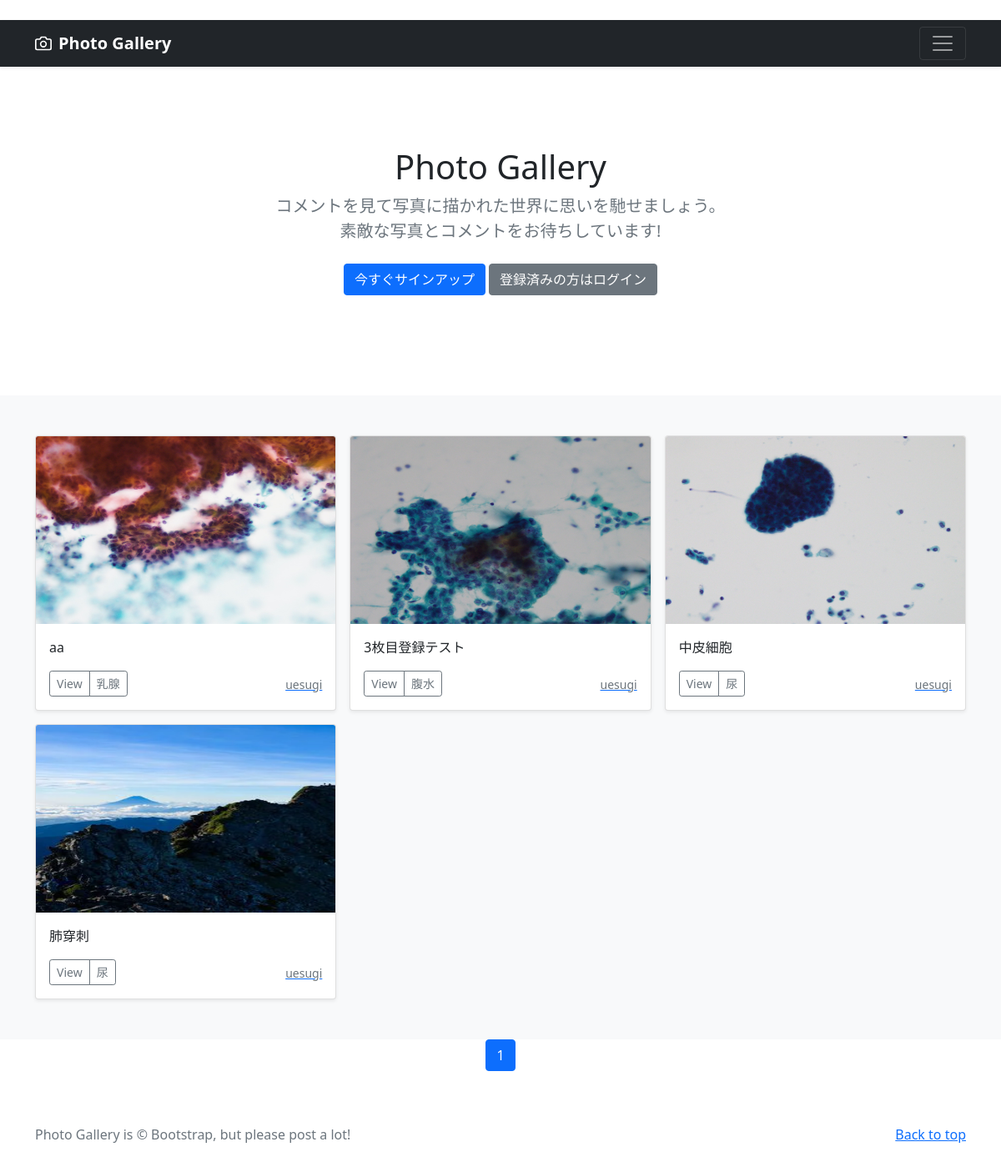
The page / on the database its author committed.
### photo/models.py (models this page shows, shortened)
class PhotoPost(models.Model):
    user = models.ForeignKey(
        CustomUser,
        verbose_name='ユーザー',
        on_delete=models.CASCADE
        )
    category = models.ForeignKey(
        Category,
        verbose_name='カテゴリ',
        on_delete=models.PROTECT
        )
    title = models.CharField(
        verbose_name='タイトル', # フィールドのタイトル
        max_length=200        # 最大文字数は200
        )
    comment = models.TextField(
        verbose_name='コメント',  # フィールドのタイトル
        )
    image1 = models.ImageField(
        verbose_name='イメージ1',# フィールドのタイトル
        upload_to = 'photos'   # MEDIA_ROOT以下のphotosにファイルを保存
        )
    image2 = models.ImageField(
        verbose_name='イメージ2',# フィールドのタイトル
        upload_to = 'photos',  # MEDIA_ROOT以下のphotosにファイルを保存
        blank=True,            # フィールド値の設定は必須でない
        null=True              # データベースにnullが保存されることを許容
        )
    posted_at = models.DateTimeField(
        verbose_name='投稿日時', # フィールドのタイトル
        auto_now_add=True       # 日時を自動追加
        )

class Category(models.Model):
    title = models.CharField(
        verbose_name='カテゴリ', # フィールドのタイトル
        max_length=20)

### accounts/models.py (models this page shows)
class CustomUser(AbstractUser):
    pass

### photo/views.py (the view)
# urls.py: path('', views.IndexView.as_view(), name='index'),
class IndexView(ListView):
    template_name ='index.html'
    queryset = PhotoPost.objects.order_by('-posted_at')
    paginate_by = 9

### photo/templates/index.html (shortened to what this page needs)
{% extends 'base.html' %}
      {% block contents %}
      {% include "photos_title.html" %}
      {% include "photos_list.html" %}
      {% include "pagination.html" %}
      {% endblock %}

### photo/templates/photos_list.html (shortened to what this page needs)
  <div class="album py-5 bg-light">
    <div class="container">
      <div class="row row-cols-1 row-cols-sm-2 row-cols-md-3 g-3">
        {% for record in object_list %}
        <div class="col">
          <div class="card shadow-sm">
            <img src="{{ record.image1.url }}"
                 class="bd-placeholder-img card-img-top"
                 width="100%" height="225"
                 xmlns="http://www.w3.org/2000/svg"
                 role="img" aria-label="Placeholder: Thumbnail"
                 preserveAspectRatio="xMidYMid slice"
                 focusable="false">
                 <rect width="100%" height="100%" fill="#55595c"/>
            <div class="card-body">
              <p class="card-text">
                {{record.title}}
              </p>
              <div class="d-flex justify-content-between align-items-center">
                <div class="btn-group">
                  <button type="button"
                          class="btn btn-sm btn-outline-secondary"
onclick="location.href='{% url 'photo:photo_detail' record.pk %}'">
                          View</button>
                  <button type="button"
                          class="btn btn-sm btn-outline-secondary"
onclick="location.href='{% url 'photo:photos_cat' category=record.category.id %}'">
                          {{record.category.title}}</button>
                </div>
                <a href="{% url 'photo:user_list' user=record.user.id %}">
                  <small class="text-muted">
                    {{record.user.username}}</small>
                </a>
              </div>
            </div>
          </div>
        </div>
        {% endfor %}
      </div>
    </div>
  </div>

### photo/templates/base.html (style rules this page uses)
.bd-placeholder-img { font-size: 1.125rem; text-anchor: middle; -webkit-user-select: none; -moz-user-select: none; user-select: none; }

### rows shown on the page
PhotoPost: image1 (picture), title "aa", category "乳腺", user.username "uesugi"
PhotoPost: image1 (picture), title "3枚目登録テスト", category "腹水", user.username "uesugi"
PhotoPost: image1 (picture), title "中皮細胞", category "尿", user.username "uesugi"
PhotoPost: image1 (picture), title "肺穿刺", category "尿", user.username "uesugi"

### other values the page prints
{{ num }} "1"
